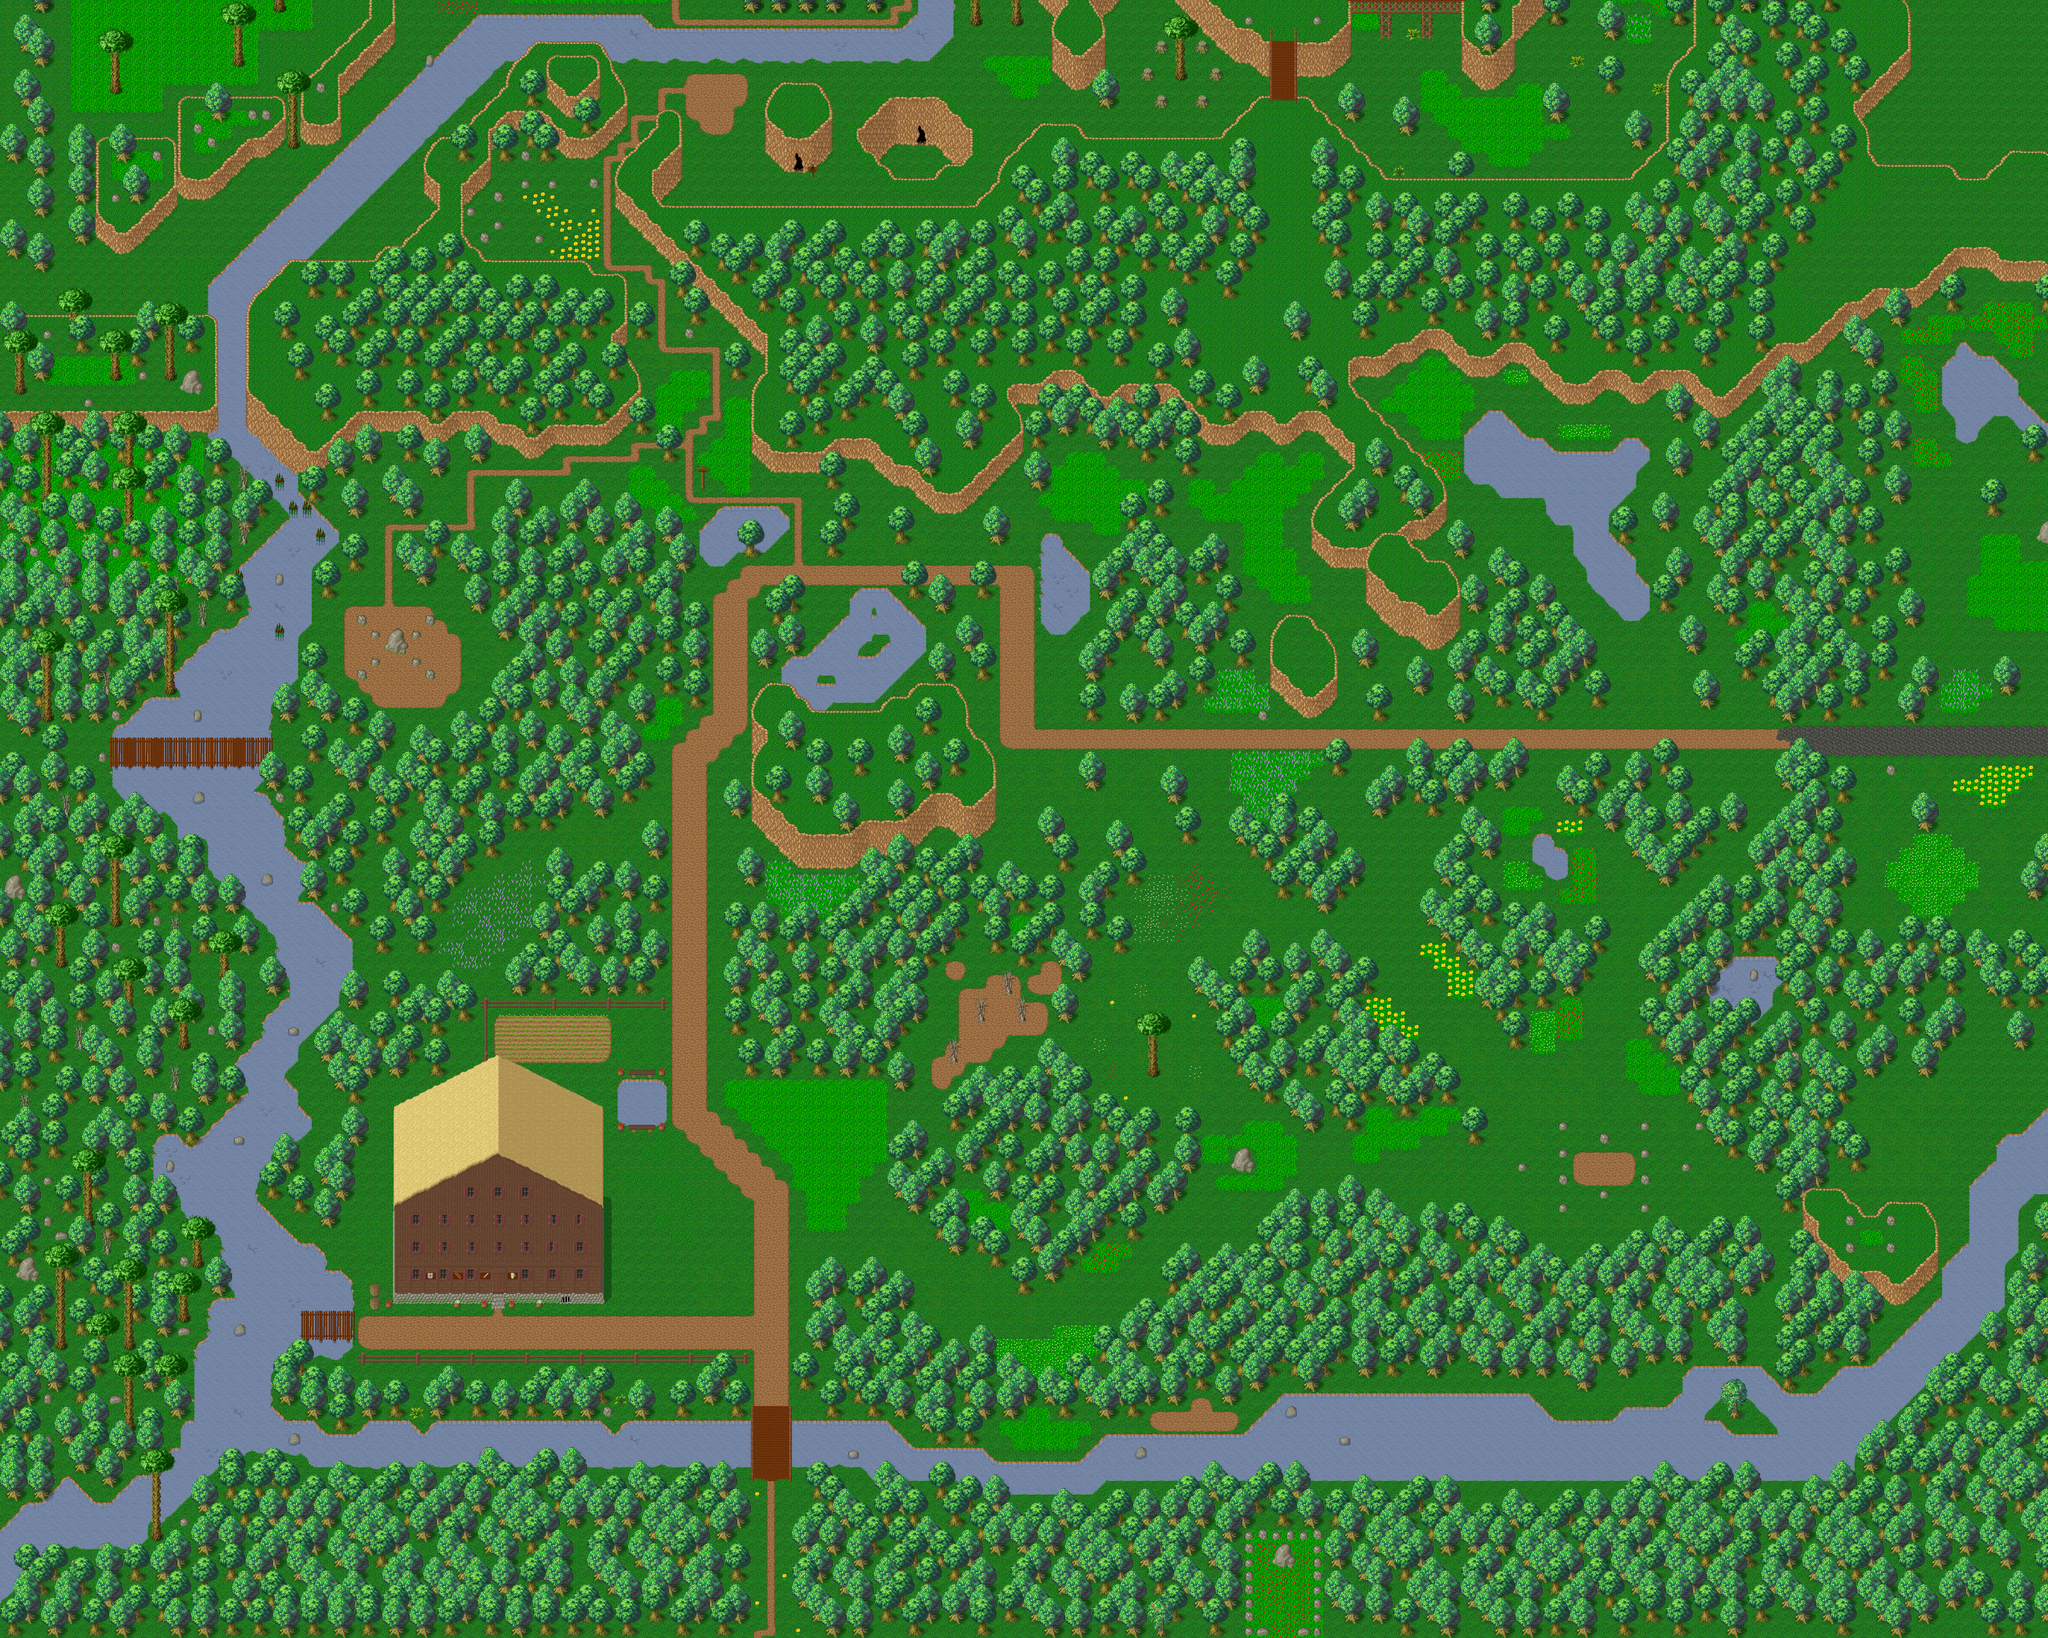

Below is a game level as drawn by its tile map, then a one-line description and the .tmx that defines it (tile-layer data replaced by summaries):
An orthogonal 150x120 tile map with 32x32 px tiles, 5 tile layers (Ground1, Ground2, Fringe, Over1, ...), 1 hidden layer not drawn, 5 tilesets and 12 objects (5x warp, 4x spawn, as).

<map version="1.0" orientation="orthogonal" renderorder="right-down" width="150" height="120" tilewidth="32" tileheight="32" nextobjectid="22">
 <properties>
  <property name="music" value="dimonds_cove" />
  <property name="name" value="Woodland" />
  <property name="spawnpoint_x" value="36" />
  <property name="spawnpoint_y" value="97" />
 </properties>
 <tileset firstgid="1" source="tilesets/collision.tsx" />
 <tileset firstgid="3" source="tilesets/woodland_ground.tsx" />
 <tileset firstgid="259" source="tilesets/woodland_x2.tsx" />
 <tileset firstgid="291" source="tilesets/woodland_x3.tsx" />
 <tileset firstgid="323" source="tilesets/woodland_village.tsx" />
 <layer name="Ground1" width="150" height="120">
  <data>[18000 cells, 18000 non-empty, 135 distinct tile ids]</data>
 </layer>
 <layer name="Ground2" width="150" height="120">
  <data>[18000 cells, 1179 non-empty, 118 distinct tile ids]</data>
 </layer>
 <layer name="Fringe" width="150" height="120">
  <data>[18000 cells, 4499 non-empty, 15 distinct tile ids]</data>
 </layer>
 <layer name="Over1" width="150" height="120">
  <data>[18000 cells, 501 non-empty, 39 distinct tile ids]</data>
 </layer>
 <layer name="Over2" width="150" height="120">
  <data>[18000 cells, 144 non-empty, 24 distinct tile ids]</data>
 </layer>
 <layer name="Collision" width="150" height="120" visible="0">
  <data>[18000 cells, 13080 non-empty, 1 distinct tile ids]</data>
 </layer>
 <objectgroup name="Objects">
  <object id="1" name="To Woodland" type="warp" x="1536" y="768" width="64" height="32">
   <properties>
    <property name="dest_map" value="011-1" />
    <property name="dest_tile_x" value="48" />
    <property name="dest_tile_y" value="103" />
   </properties>
  </object>
  <object id="2" name="Scorpion" type="spawn" x="2336" y="1728" width="640" height="640">
   <properties>
    <property name="eA_death" value="30000" />
    <property name="eA_spawn" value="100000" />
    <property name="monster_id" value="1" />
   </properties>
  </object>
  <object id="3" name="SpikyMushroom" type="spawn" x="1088" y="1984" width="1024" height="640">
   <properties>
    <property name="eA_death" value="30000" />
    <property name="eA_spawn" value="100000" />
    <property name="monster_id" value="17" />
   </properties>
  </object>
  <object id="4" name="To Woodland" type="warp" x="416" y="1728" width="32" height="64">
   <properties>
    <property name="dest_map" value="015-1" />
    <property name="dest_tile_x" value="92" />
    <property name="dest_tile_y" value="54" />
   </properties>
  </object>
  <object id="5" name="To Dimond's Cove" type="warp" x="1152" y="3008" width="32" height="32">
   <properties>
    <property name="dest_map" value="010-2" />
    <property name="dest_tile_x" value="32" />
    <property name="dest_tile_y" value="42" />
   </properties>
  </object>
  <object id="6" name="To Woodland" type="warp" x="1760" y="3360" width="96" height="32">
   <properties>
    <property name="dest_map" value="016-1" />
    <property name="dest_tile_x" value="56" />
    <property name="dest_tile_y" value="19" />
   </properties>
  </object>
  <object id="7" name="To Woodland" type="warp" x="4192" y="1696" width="32" height="64">
   <properties>
    <property name="dest_map" value="007-1" />
    <property name="dest_tile_x" value="21" />
    <property name="dest_tile_y" value="53" />
   </properties>
  </object>
  <object id="8" name="PinkFlower" type="spawn" x="0" y="0">
   <properties>
    <property name="eA_spawn" value="50" />
    <property name="max_beings" value="30" />
    <property name="monster_id" value="12" />
   </properties>
  </object>
  <object id="13" name="MauvePlant" type="spawn" x="0" y="0">
   <properties>
    <property name="eA_death" value="180000" />
    <property name="eA_spawn" value="270000" />
    <property name="max_beings" value="3" />
    <property name="monster_id" value="27" />
   </properties>
  </object>
  <object id="19" name="d" type="as" x="144" y="552" width="176" height="176">
   <ellipse />
  </object>
  <object id="20" x="200" y="456">
   <polygon points="0,0 -168,96 8,-168 -56,-24" />
  </object>
  <object id="21" x="144" y="96" width="16" height="8" />
 </objectgroup>
</map>
